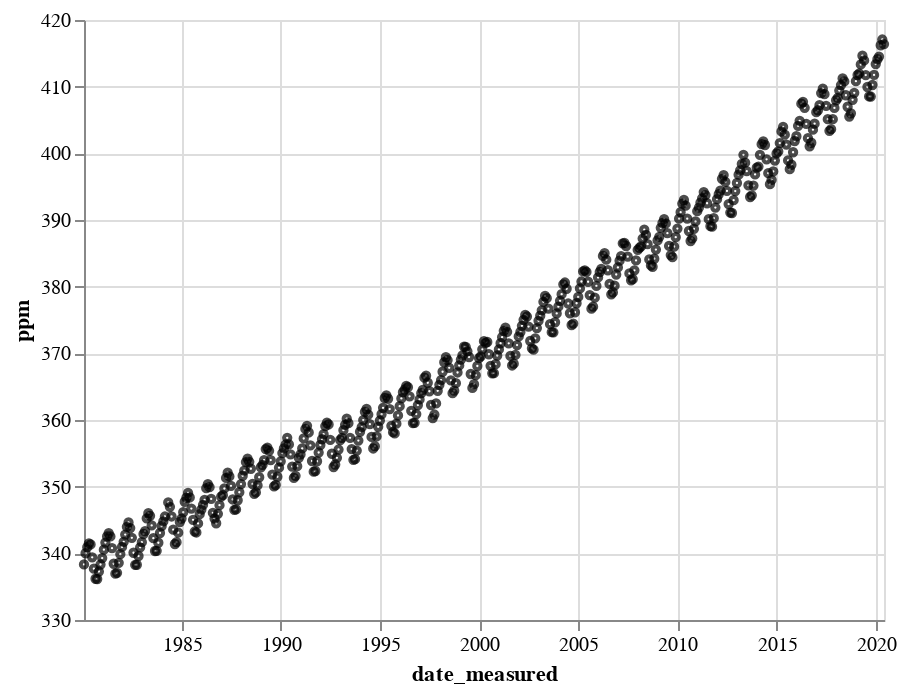

Write notebook code for a chart like this one.
### Code cell
co2_scatter = alt.Chart(co2_df).mark_point(size=10, color='black').encode(
    x = "date_measured", 
    y = alt.Y("ppm", scale=alt.Scale(zero=False)))
    
co2_scatter

### Figure 1 — Vega-Lite specification as saved in the notebook (floating-point values rounded to 4 significant figures; data arrays with more than 128 entries replaced by an {"elided": "..."} marker saying what was removed)
{"config": {"view": {"continuousWidth": 400, "continuousHeight": 300}}, "data": {"name": "data-ecfc281786dd23148efa483af3159f83"}, "mark": {"type": "point", "color": "black", "size": 10}, "encoding": {"x": {"field": "date_measured", "type": "temporal"}, "y": {"field": "ppm", "scale": {"zero": false}, "type": "quantitative"}}, "$schema": "https://vega.github.io/schema/vega-lite/v4.17.0.json", "datasets": {"data-ecfc281786dd23148efa483af3159f83": {"elided": "484 records"}}}
